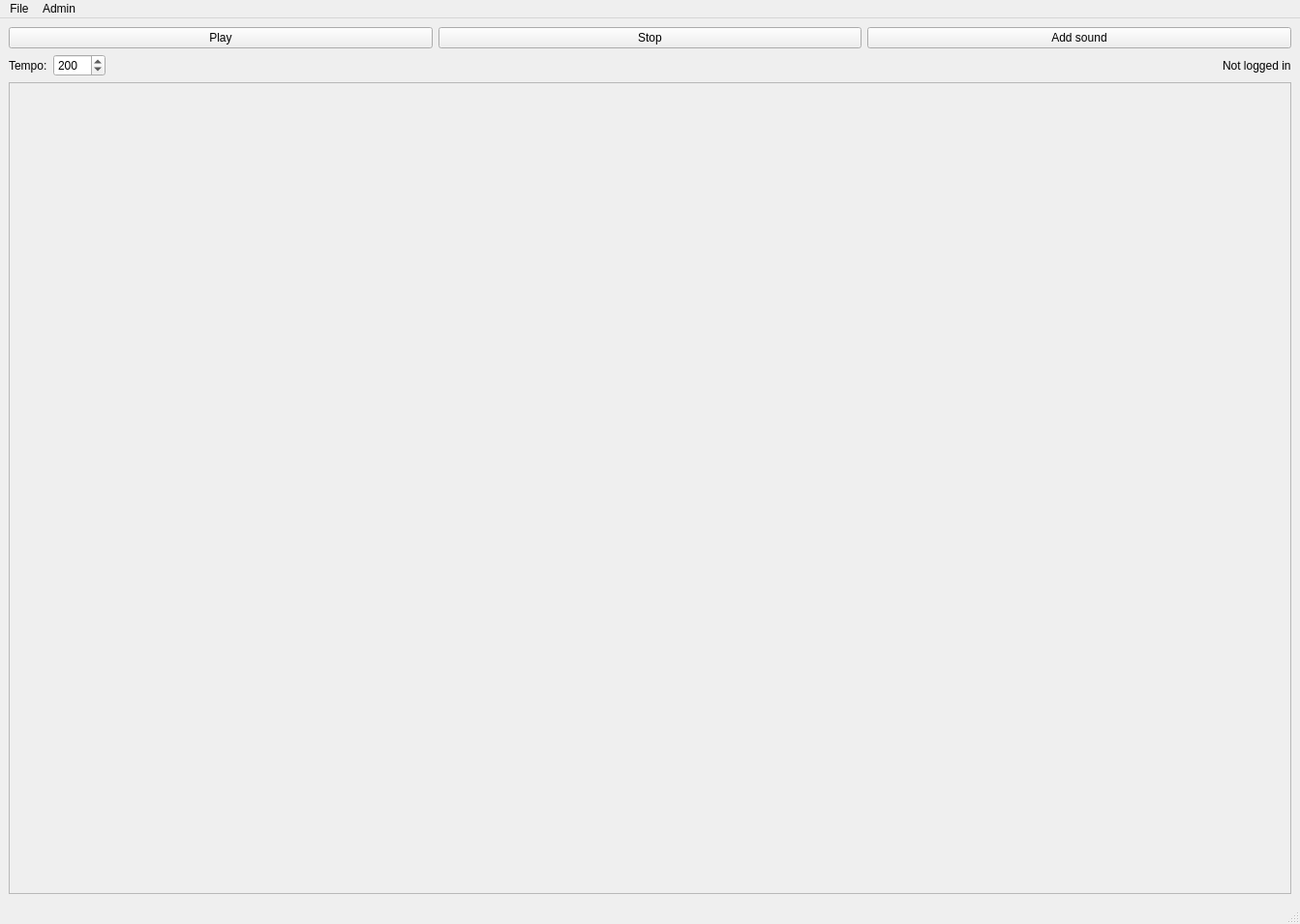
<?xml version="1.0" encoding="UTF-8"?>
<ui version="4.0">
 <class>MainWindow</class>
 <widget class="QMainWindow" name="MainWindow">
  <property name="geometry">
   <rect>
    <x>0</x>
    <y>0</y>
    <width>1343</width>
    <height>955</height>
   </rect>
  </property>
  <property name="sizePolicy">
   <sizepolicy hsizetype="Fixed" vsizetype="Fixed">
    <horstretch>0</horstretch>
    <verstretch>0</verstretch>
   </sizepolicy>
  </property>
  <property name="windowTitle">
   <string>MainWindow</string>
  </property>
  <widget class="QWidget" name="centralwidget">
   <layout class="QVBoxLayout" name="verticalLayout">
    <item>
     <layout class="QHBoxLayout" name="horizontalLayout">
      <item>
       <widget class="QPushButton" name="playPushButton">
        <property name="sizePolicy">
         <sizepolicy hsizetype="Minimum" vsizetype="Fixed">
          <horstretch>0</horstretch>
          <verstretch>0</verstretch>
         </sizepolicy>
        </property>
        <property name="text">
         <string>Play</string>
        </property>
       </widget>
      </item>
      <item>
       <widget class="QPushButton" name="stopPushButton">
        <property name="sizePolicy">
         <sizepolicy hsizetype="Minimum" vsizetype="Fixed">
          <horstretch>0</horstretch>
          <verstretch>0</verstretch>
         </sizepolicy>
        </property>
        <property name="text">
         <string>Stop</string>
        </property>
       </widget>
      </item>
      <item>
       <widget class="QPushButton" name="addSoundButton">
        <property name="text">
         <string>Add sound</string>
        </property>
       </widget>
      </item>
     </layout>
    </item>
    <item>
     <layout class="QHBoxLayout" name="horizontalLayout_2">
      <item>
       <widget class="QLabel" name="label">
        <property name="sizePolicy">
         <sizepolicy hsizetype="Maximum" vsizetype="Preferred">
          <horstretch>0</horstretch>
          <verstretch>0</verstretch>
         </sizepolicy>
        </property>
        <property name="text">
         <string>Tempo:</string>
        </property>
       </widget>
      </item>
      <item>
       <widget class="QSpinBox" name="spinBoxTempo">
        <property name="sizePolicy">
         <sizepolicy hsizetype="Minimum" vsizetype="Preferred">
          <horstretch>0</horstretch>
          <verstretch>0</verstretch>
         </sizepolicy>
        </property>
        <property name="minimum">
         <number>10</number>
        </property>
        <property name="maximum">
         <number>1000</number>
        </property>
        <property name="singleStep">
         <number>10</number>
        </property>
        <property name="value">
         <number>200</number>
        </property>
       </widget>
      </item>
      <item>
       <spacer name="horizontalSpacer">
        <property name="orientation">
         <enum>Qt::Orientation::Horizontal</enum>
        </property>
        <property name="sizeHint" stdset="0">
         <size>
          <width>40</width>
          <height>20</height>
         </size>
        </property>
       </spacer>
      </item>
      <item>
       <widget class="QLabel" name="loggedInLabel">
        <property name="text">
         <string>Not logged in</string>
        </property>
       </widget>
      </item>
     </layout>
    </item>
    <item>
     <widget class="QScrollArea" name="scrollArea">
      <property name="widgetResizable">
       <bool>true</bool>
      </property>
      <widget class="QWidget" name="scrollAreaWidgetContents">
       <property name="geometry">
        <rect>
         <x>0</x>
         <y>0</y>
         <width>1327</width>
         <height>793</height>
        </rect>
       </property>
      </widget>
     </widget>
    </item>
   </layout>
  </widget>
  <widget class="QMenuBar" name="menubar">
   <property name="geometry">
    <rect>
     <x>0</x>
     <y>0</y>
     <width>1343</width>
     <height>33</height>
    </rect>
   </property>
   <widget class="QMenu" name="menuFile">
    <property name="title">
     <string>File</string>
    </property>
    <addaction name="loginActionButton"/>
    <addaction name="registerActionButton"/>
    <addaction name="browseActionButton"/>
    <addaction name="actionMoreSoundsButton"/>
    <addaction name="actionSaveButton"/>
    <addaction name="actionOpenButton"/>
   </widget>
   <widget class="QMenu" name="menuAdmin">
    <property name="title">
     <string>Admin</string>
    </property>
    <addaction name="actionEditDatabase"/>
    <addaction name="actionEditLogs"/>
   </widget>
   <addaction name="menuFile"/>
   <addaction name="menuAdmin"/>
  </widget>
  <widget class="QStatusBar" name="statusbar"/>
  <action name="loginActionButton">
   <property name="text">
    <string>Login</string>
   </property>
  </action>
  <action name="registerActionButton">
   <property name="text">
    <string>Register</string>
   </property>
  </action>
  <action name="browseActionButton">
   <property name="text">
    <string>Browse sounds</string>
   </property>
   <property name="toolTip">
    <string>Browse and download sounds</string>
   </property>
  </action>
  <action name="actionMoreSoundsButton">
   <property name="text">
    <string>More sounds</string>
   </property>
  </action>
  <action name="actionEditDatabase">
   <property name="text">
    <string>Edit database</string>
   </property>
  </action>
  <action name="actionSaveButton">
   <property name="text">
    <string>Save</string>
   </property>
  </action>
  <action name="actionOpenButton">
   <property name="text">
    <string>Open</string>
   </property>
  </action>
  <action name="actionEditLogs">
   <property name="text">
    <string>Edit logs</string>
   </property>
  </action>
 </widget>
 <resources/>
 <connections/>
</ui>
